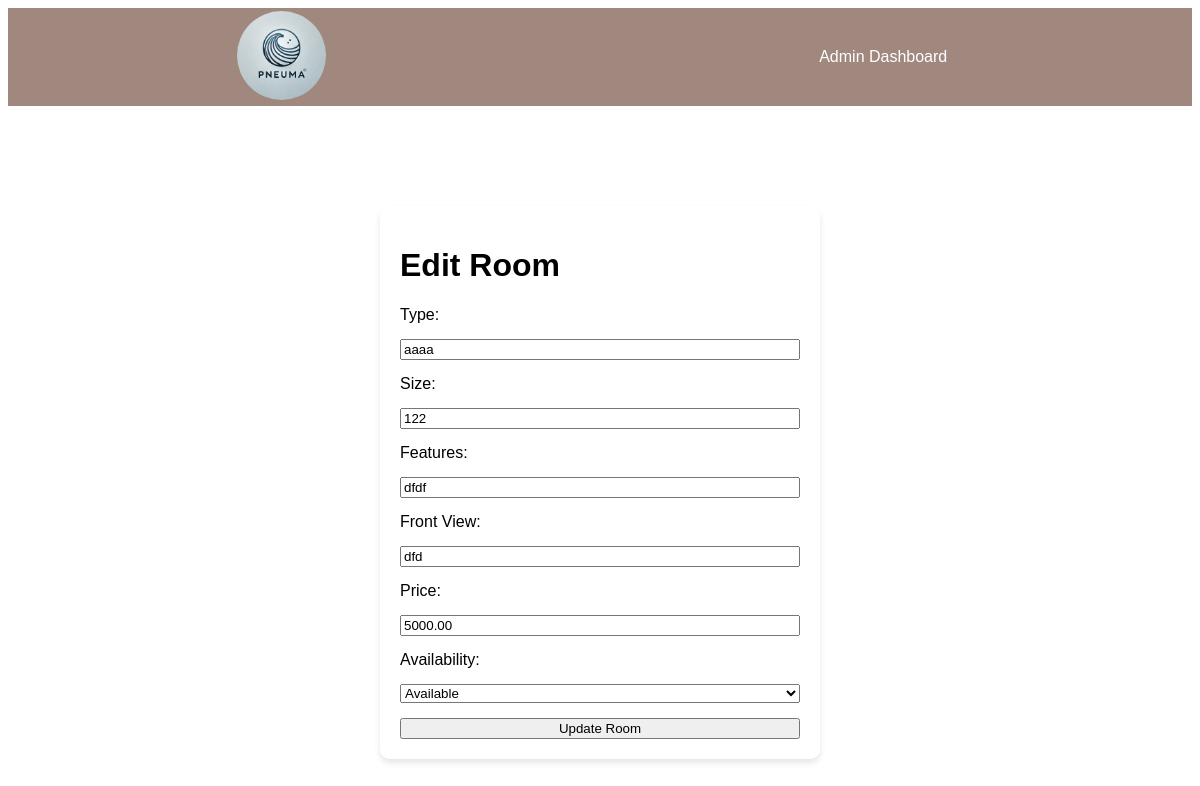
/editRoom.php?room_id=10, run on the app's committed database.
### tables this page shows
CREATE TABLE `rooms` (
  `room_id` int(11) NOT NULL,
  `type` varchar(50) NOT NULL,
  `size` int(11) NOT NULL,
  `features` text NOT NULL,
  `front_view` varchar(100) NOT NULL,
  `price` decimal(10,2) NOT NULL,
  `availability` enum('Available','Not Available') DEFAULT 'Available',
  `dorm_id` int(11) NOT NULL
);

### editRoom.php (the view, shortened to what this page needs)
<?php
include 'connect.php';
if (isset($_GET['room_id'])) {
    $room_id = $_GET['room_id'];
    $query = "SELECT * FROM rooms WHERE room_id = ?";
    $stmt = $conn->prepare($query);
    $stmt->bind_param('i', $room_id);
    $stmt->execute();
    $result = $stmt->get_result();
    $room = $result->fetch_assoc();
}
?>
<!DOCTYPE html>
<html lang="en">
<head>
    <link rel="stylesheet" href="style.css">
</head>
<body>
<header class="navigator">
    <ul>
        <li><img src="img/logo.jpeg" alt="Logo"></li>
        <li><a href="admin.php">Admin Dashboard</a></li>
    </ul>
</header>
    <div class="container">
        <h1 class="title">Edit Room</h1>
        <form method="POST" class="form-container">
            <label for="type">Type:</label>
            <input type="text" id="type" name="type" value="<?php echo htmlspecialchars($room['type']); ?>" required>
            <label for="size">Size:</label>
            <input type="number" id="size" name="size" value="<?php echo htmlspecialchars($room['size']); ?>" required>
            <label for="features">Features:</label>
            <input type="text" id="features" name="features" value="<?php echo htmlspecialchars($room['features']); ?>" required>
            <label for="front_view">Front View:</label>
            <input type="text" id="front_view" name="front_view" value="<?php echo htmlspecialchars($room['front_view']); ?>" required>
            <label for="price">Price:</label>
            <input type="number" step="0.01" id="price" name="price" value="<?php echo htmlspecialchars($room['price']); ?>" required>
            <label for="availability">Availability:</label>
            <select id="availability" name="availability" required>
                <option value="Available" <?php echo $room['availability'] === 'Available' ? 'selected' : ''; ?>>Available</option>
            </select>
            <button type="submit" class="btn">Update Room</button>
        </form>
    </div>
</body>
</html>

### style.css (style rules this page uses)
body { font-family: Arial, sans-serif; }
.navigator ul { list-style-type: none; margin: 0; padding: 0; display: flex; align-items: center; overflow: hidden; background-color: #A1887F; justify-content: space-around; }
.navigator li { margin: 0; padding: 0; }
.navigator li img { border-radius: 50%; width: 89px; height: 89px; margin-right: 20px; }
.navigator li a { display: block; color: white; text-align: center; padding: 40px 16px; text-decoration: none; font-family: Arial, sans-serif; font-size: 16px; }
.container { width: 400px; margin: 100px auto; padding: 20px; background-color: rgba(255, 255, 255, 0.9); border-radius: 10px; box-shadow: 0 4px 6px rgba(0, 0, 0, 0.1); }
form { display: flex; flex-direction: column; gap: 15px; }

### data on the page
rooms: type "aaaa", size "122", features "dfdf", front_view "dfd", price "5000.00", availability "Available"
